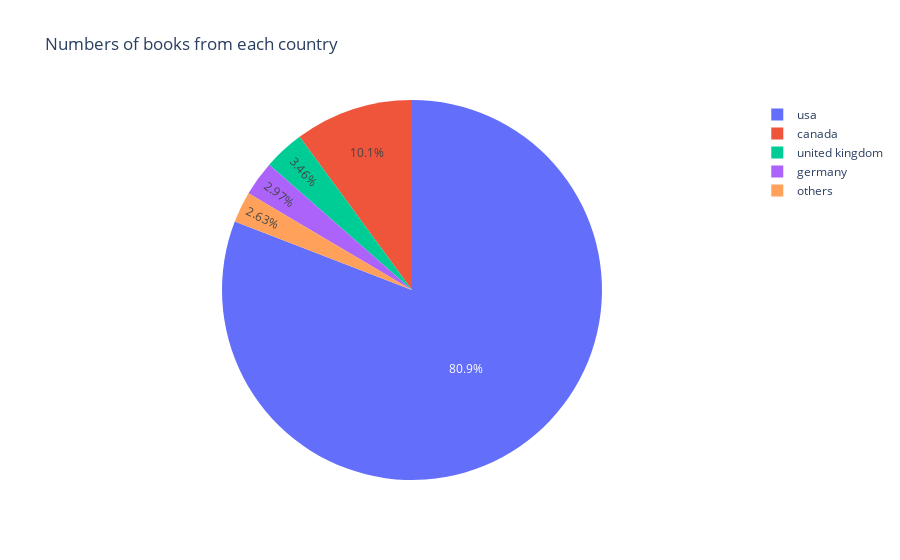

This figure's notebook cell:
### Markdown cell above
##### Number of books from each country

### Code cell
temp_country = merged_data['country'].value_counts().reset_index()

plt.figure(figsize=(8,8))
px.pie(values = temp_country['country'][0:5], names=temp_country['index'][0:5], title='Numbers of books from each country')

### Figure 1 — Plotly figure (JSON) as saved in the notebook; plotly's stock layout.template omitted (floating-point values rounded to 4 significant figures)
{"data": [{"domain": {"x": [0, 1], "y": [0, 1]}, "hovertemplate": "label=%{label}<br>value=%{value}<extra></extra>", "labels": ["usa", "canada", "united kingdom", "germany", "others"], "legendgroup": "", "name": "", "showlegend": true, "values": [756720, 94276, 32346, 27813, 24581], "type": "pie"}], "layout": {"legend": {"tracegroupgap": 0}, "title": {"text": "Numbers of books from each country"}}}
